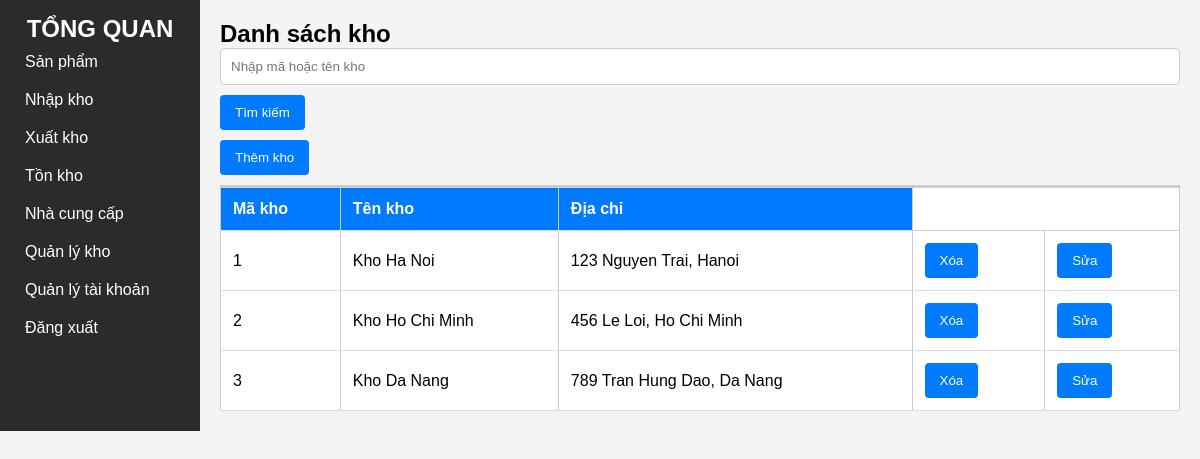
The page /components/warehouse.php (signed in) on the database its author committed.
### tables this page shows
CREATE TABLE `kho` (
  `id` int(11) NOT NULL,
  `tenKho` varchar(255) NOT NULL,
  `diaChi` text NOT NULL
);

### role.php (called while the page is built, shortened)
<?php
    $sqlRole = "SELECT * FROM taikhoan WHERE username = '" . $_SESSION['username'] . "'";
    $resultRole = mysqli_query($conn, $sqlRole);
    $userRole = mysqli_fetch_assoc($resultRole);
?>

### components/warehouse.php (the view, shortened to what this page needs)
<?php
include '../connection.php';
include "../role.php";
$search = "";
if (isset($_GET['search'])) {
    $search = $_GET['search'];
    $sql = "SELECT * FROM kho WHERE tenKho LIKE '%$search%' OR id LIKE '%$search%'";
} else {
    $sql = "SELECT * FROM kho";
}
$result = mysqli_query($conn, $sql);
include "../role.php";
?>
<!DOCTYPE html>
<html lang="vi">
<head>
    <link rel="stylesheet" href="../styles.css">
</head>
<body>
<div class="container">
        <aside class="sidebar">
            <?php include "../sidebar.php" ?>
        </aside>
        <main class="main-content">
            <header>
            <h2>Danh sách kho</h2>
                <form method="GET" action="">
                    <input type="text" name="search" placeholder="Nhập mã hoặc tên kho" value="<?php echo $search; ?>">
                    <button type="submit" style="margin-top: 10px;">Tìm kiếm</button>
                </form>
                <?php if($userRole['idVaiTro'] == 1){?>
                    <a href="create_warehouse.php"  name="add" ><button style="margin-top: 10px;">Thêm kho</button></a>
                     <?php } ?>
            </header>
            <table>
                <thead>
                    <tr>
                        <th>Mã kho</th>
                        <th>Tên kho</th>
                        <th>Địa chỉ</th>
                    </tr>
                </thead>
                <?php while($row = mysqli_fetch_assoc($result)):    ?>
                    <tr>
                        <td><?php echo $row['id'];  ?></td>
                        <td><?php echo $row['tenKho'];  ?></td>
                        <td><?php echo $row['diaChi'];  ?></td>
                        <?php
                           if ($userRole['idVaiTro'] == 1){ ?>
                           <td>
                            <a onclick="return confirm('Bạn có muốn xóa không!');"; href="delete_warehouse.php?delete=<?php echo $row['id']; ?>">
                                <button type="submit" class="btn btn-primary" name="add">Xóa</button></a>
                            </td>
                            <td>
                            <a href="update_warehouse.php?id=<?php echo $row['id']; ?>">
                                <button type="submit" class="btn btn-primary" name="add">Sửa</button>
                            </a>
                            </td>
                             <?php }
                             ?>
                    </tr>
                <?php endwhile; ?>
            </table>
        </main>
</body>
</html>

### styles.css (style rules this page uses)
* { box-sizing: border-box; margin: 0; padding: 0; }
body { font-family: Arial, sans-serif; margin: 0; padding: 0; background-color: #f4f4f4; }
.container { display: flex; }
.sidebar { width: 200px; background-color: #292b2c; color: #fff; padding: 15px; }
.main-content { flex: 1; padding: 20px; }
header { border-bottom: 2px solid #ccc; padding-bottom: 10px; }
table { width: 100%; border-collapse: collapse; }
table, th, td { border: 1px solid #ccc; }
th, td { padding: 10px; text-align: left; }
input[type="text"], input[type="number"], select { width: 100%; padding: 10px; border: 1px solid #ccc; border-radius: 4px; }
button { background-color: #007bff; color: white; border: none; padding: 10px 15px; border-radius: 4px; cursor: pointer; margin-right: 10px; }

### components/warehouse.php (style rules this page uses)
table { width: 100%; border-collapse: collapse; background: white; }
th, td { padding: 12px; text-align: left; border-bottom: 1px solid #ddd; }
th { background-color: #007bff; color: white; }

### rows shown on the page
kho: id "1", tenKho "Kho Ha Noi", diaChi "123 Nguyen Trai, Hanoi"
kho: id "2", tenKho "Kho Ho Chi Minh", diaChi "456 Le Loi, Ho Chi Minh"
kho: id "3", tenKho "Kho Da Nang", diaChi "789 Tran Hung Dao, Da Nang"
